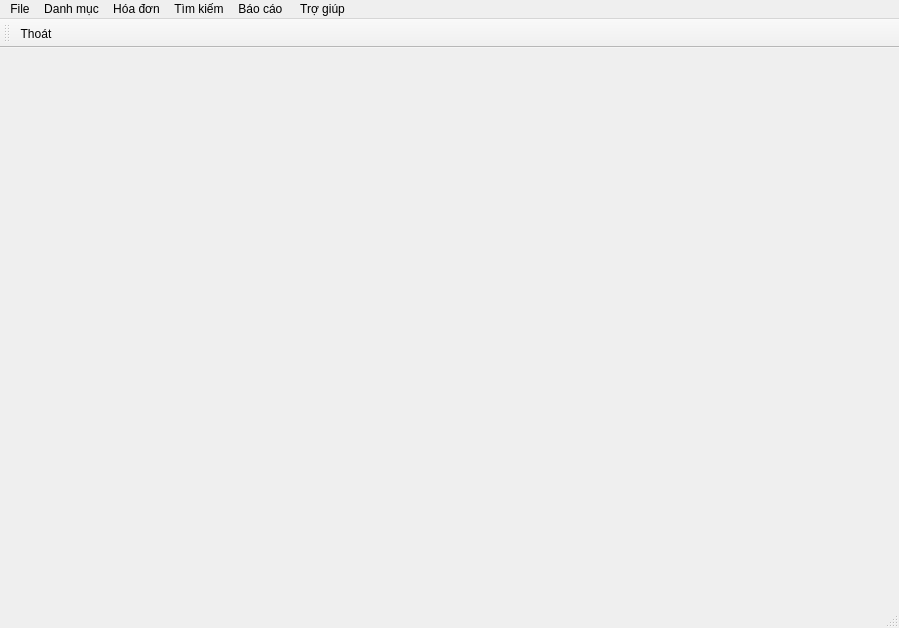
<?xml version="1.0" encoding="UTF-8"?>
<ui version="4.0">
 <class>MainWindow</class>
 <widget class="QMainWindow" name="MainWindow">
  <property name="geometry">
   <rect>
    <x>0</x>
    <y>0</y>
    <width>899</width>
    <height>628</height>
   </rect>
  </property>
  <property name="windowTitle">
   <string>MainWindow</string>
  </property>
  <widget class="QWidget" name="centralwidget">
   <widget class="QLabel" name="label_MainWindow">
    <property name="geometry">
     <rect>
      <x>0</x>
      <y>0</y>
      <width>901</width>
      <height>531</height>
     </rect>
    </property>
    <property name="text">
     <string/>
    </property>
    <property name="pixmap">
     <pixmap>F:/Hình ảnh/Saved Pictures/thiet-ke-sieu-thi-mini2.jpg</pixmap>
    </property>
    <property name="scaledContents">
     <bool>true</bool>
    </property>
   </widget>
  </widget>
  <widget class="QMenuBar" name="menubar">
   <property name="geometry">
    <rect>
     <x>0</x>
     <y>0</y>
     <width>899</width>
     <height>26</height>
    </rect>
   </property>
   <widget class="QMenu" name="menuihckjf">
    <property name="title">
     <string>File</string>
    </property>
    <addaction name="action_Thoat"/>
   </widget>
   <widget class="QMenu" name="menusfjf">
    <property name="title">
     <string>Danh mục</string>
    </property>
    <addaction name="action_ChatLieu"/>
    <addaction name="action_NhanVien"/>
    <addaction name="action_KhachHang_2"/>
    <addaction name="action_HangHoa"/>
   </widget>
   <widget class="QMenu" name="menuH_a_n">
    <property name="title">
     <string>Hóa đơn</string>
    </property>
    <addaction name="action_HoaDonBan"/>
    <addaction name="action_HoaDonMua"/>
   </widget>
   <widget class="QMenu" name="menuT_m_ki_m">
    <property name="title">
     <string>Tìm kiếm</string>
    </property>
    <addaction name="action_HoaDon"/>
    <addaction name="action_Hang"/>
    <addaction name="action_KhachHang"/>
   </widget>
   <widget class="QMenu" name="menuB_o_c_o">
    <property name="title">
     <string>Báo cáo </string>
    </property>
    <addaction name="action_HangTon"/>
    <addaction name="action_DoanhThu"/>
   </widget>
   <widget class="QMenu" name="menuTr_gi_p">
    <property name="title">
     <string>Trợ giúp</string>
    </property>
   </widget>
   <addaction name="menuihckjf"/>
   <addaction name="menusfjf"/>
   <addaction name="menuH_a_n"/>
   <addaction name="menuT_m_ki_m"/>
   <addaction name="menuB_o_c_o"/>
   <addaction name="menuTr_gi_p"/>
  </widget>
  <widget class="QStatusBar" name="statusbar"/>
  <widget class="QToolBar" name="toolBar">
   <property name="windowTitle">
    <string>toolBar</string>
   </property>
   <attribute name="toolBarArea">
    <enum>TopToolBarArea</enum>
   </attribute>
   <attribute name="toolBarBreak">
    <bool>false</bool>
   </attribute>
   <addaction name="action_Thoat"/>
  </widget>
  <action name="action_Thoat">
   <property name="icon">
    <iconset>
     <normaloff>F:/Hình ảnh/Saved Pictures/images (1).jpg</normaloff>F:/Hình ảnh/Saved Pictures/images (1).jpg</iconset>
   </property>
   <property name="text">
    <string>Thoát</string>
   </property>
   <property name="shortcut">
    <string>Esc</string>
   </property>
  </action>
  <action name="action_ChatLieu">
   <property name="text">
    <string>Chất liệu</string>
   </property>
  </action>
  <action name="action_NhanVien">
   <property name="text">
    <string>Nhân viên</string>
   </property>
  </action>
  <action name="action_KhachHang_2">
   <property name="text">
    <string>Khách hàng</string>
   </property>
  </action>
  <action name="action_HangHoa">
   <property name="text">
    <string>Hàng hóa</string>
   </property>
  </action>
  <action name="action_HoaDonBan">
   <property name="text">
    <string>Hóa đơn bán</string>
   </property>
  </action>
  <action name="action_HoaDonMua">
   <property name="text">
    <string>Hóa đơn mua</string>
   </property>
  </action>
  <action name="action_HoaDon">
   <property name="text">
    <string>Hóa đơn</string>
   </property>
  </action>
  <action name="action_Hang">
   <property name="text">
    <string>Hàng</string>
   </property>
  </action>
  <action name="action_KhachHang">
   <property name="text">
    <string>Khách hàng</string>
   </property>
  </action>
  <action name="action_HangTon">
   <property name="text">
    <string>Hàng tồn </string>
   </property>
  </action>
  <action name="action_DoanhThu">
   <property name="text">
    <string>Doanh thu</string>
   </property>
  </action>
 </widget>
 <resources/>
 <connections/>
</ui>
